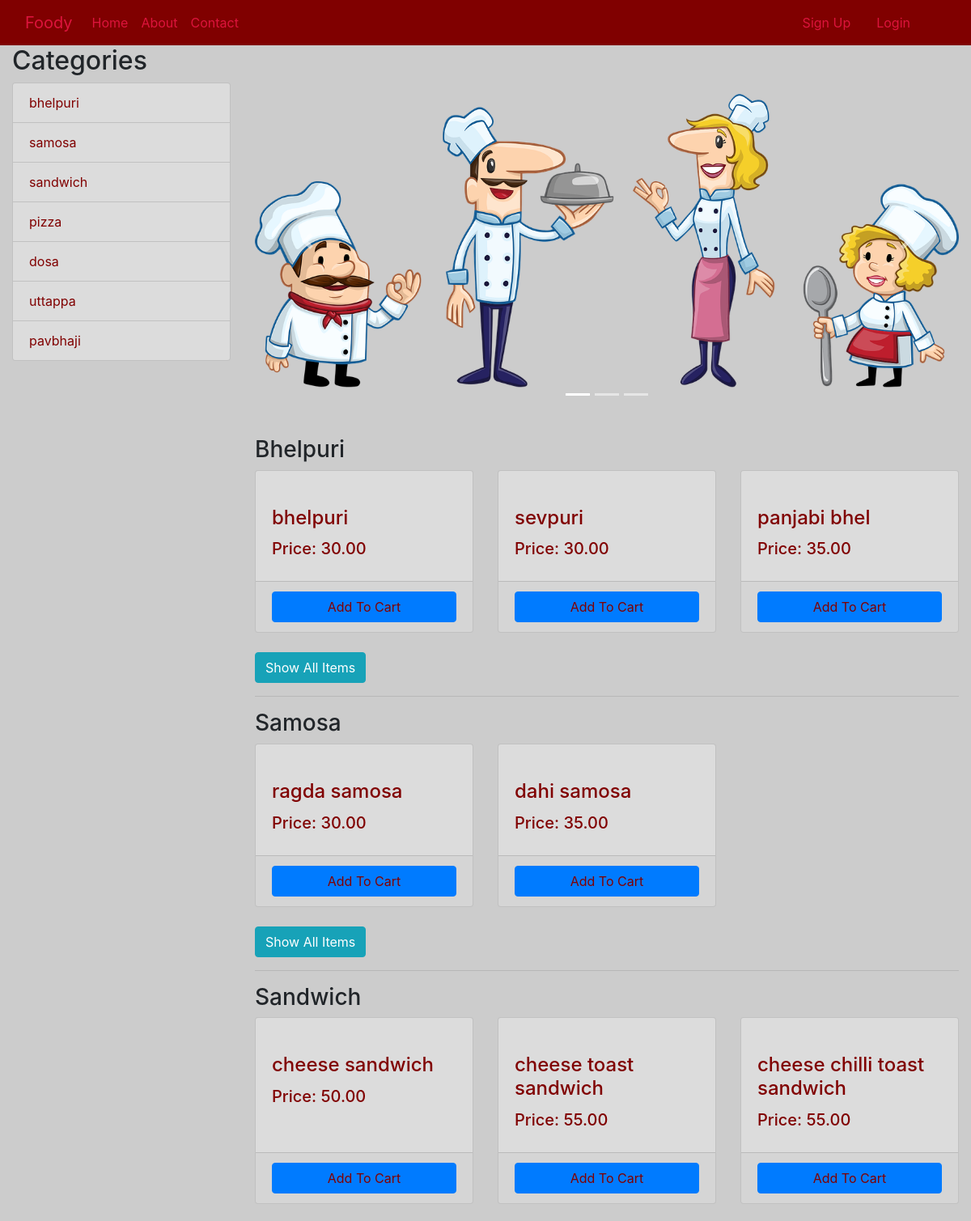
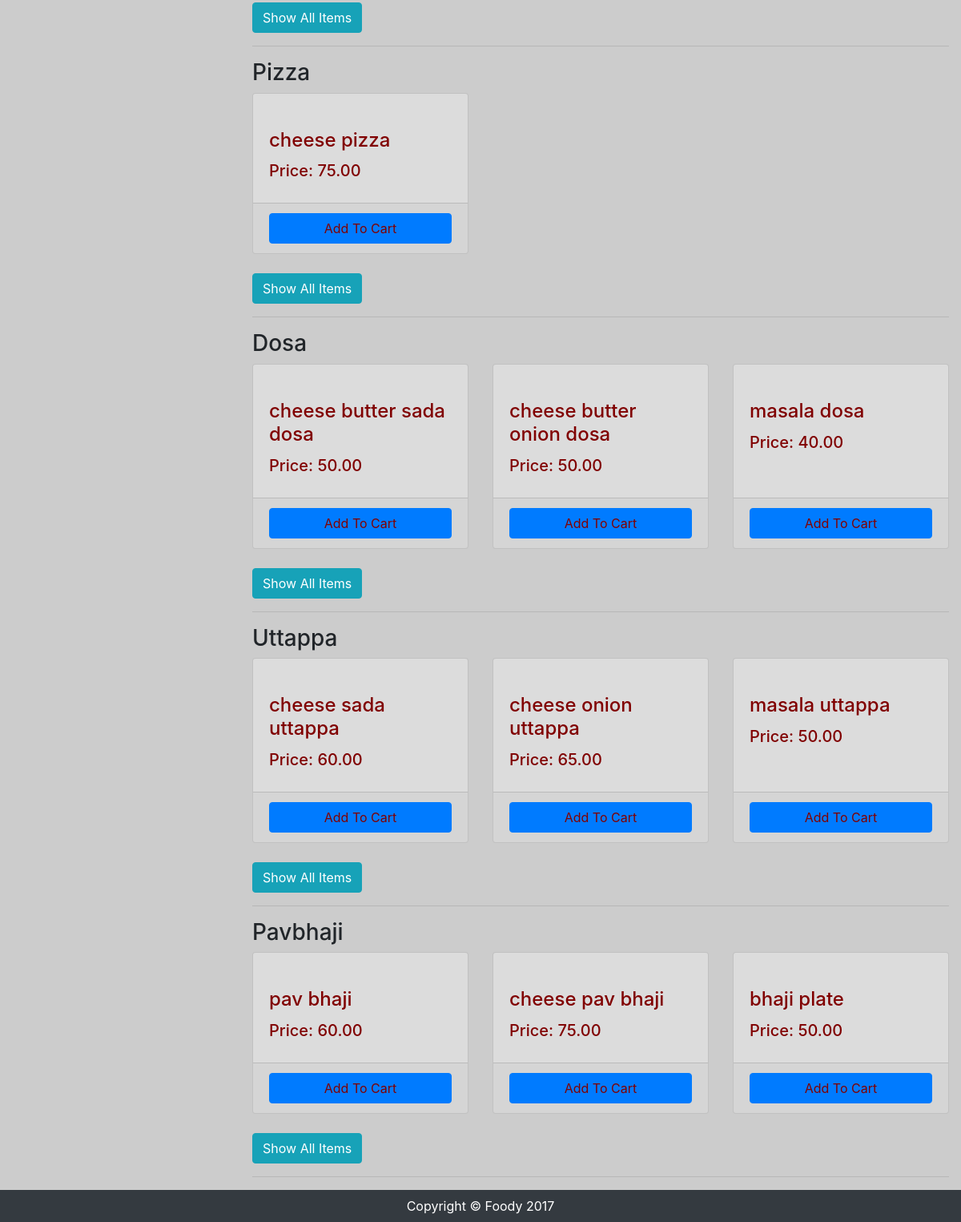
The page / on the database its author committed (2 pictures, top to bottom).
### tables this page shows
CREATE TABLE `category` (
  `cat_id` int(11) NOT NULL,
  `cat_name` varchar(55) NOT NULL
);

CREATE TABLE `items` (
  `item_id` int(11) NOT NULL,
  `item_name` varchar(55) NOT NULL,
  `item_img` varchar(22) NOT NULL,
  `item_category` varchar(55) NOT NULL,
  `item_price` decimal(7,2) NOT NULL
);

### index.php (the view, shortened to what this page needs)
 <?php include('includes/header.php'); ?>
<?php include('includes/navigation.php'); ?>
    <?php include('create_carts.php'); ?>
    <div class="container-fluid">
      <div class="row">
        <div class="col-md-3">
          <h2>Categories</h2>
          <div class="list-group">
            <?php
              $query = "SELECT * FROM category";
              $ret_cat = mysqli_query($con, $query);
              while($row = mysqli_fetch_array($ret_cat)) {
                $cat_title = $row['cat_name'];
                echo "<a style='background-color: #DCDCDC;color:#800000;' href='bycategory.php?source={$cat_title}' class='list-group-item'>{$cat_title}</a>";
              }
             ?>
          </div>
        </div>
        <div class="col-lg-9">
          <div id="carouselExampleIndicators" class="carousel slide my-4" data-ride="carousel">
            <ol class="carousel-indicators">
              <li data-target="#carouselExampleIndicators" data-slide-to="0" class="active"></li>
              <li data-target="#carouselExampleIndicators" data-slide-to="1"></li>
              <li data-target="#carouselExampleIndicators" data-slide-to="2"></li>
            </ol>
            <div class="carousel-inner" role="listbox">
              <div class="carousel-item active">
                <img class="d-block img-fluid" src="caro_images/chef.png" alt="First slide">
              </div>
            </div>
            <a class="carousel-control-prev" href="#carouselExampleIndicators" role="button" data-slide="prev">
              <span class="carousel-control-prev-icon" aria-hidden="true"></span>
            </a>
            <a class="carousel-control-next" href="#carouselExampleIndicators" role="button" data-slide="next">
              <span class="carousel-control-next-icon" aria-hidden="true"></span>
            </a>
          </div>
          <h3>Bhelpuri</h3>
          <div class="row">
            <?php
              $query = "SELECT * FROM items WHERE item_category = 'BHELPURI' LIMIT 3";
              $ret_item = mysqli_query($con, $query);
              while($row = mysqli_fetch_array($ret_item)) {
                $item_id = $row['item_id'];
                $item_name = $row['item_name'];
                $item_img = $row['item_img'];
                $item_price = $row['item_price'];
              ?>
                <div class="col-lg-4 col-md-6 mb-4">
              <div class="card h-100">
              <?php
                echo "<a href='#''><img class='card-img-top' src='admin/images/$item_img' alt=''></a>";
              ?>
                <div class="card-body">
                  <h4 class="card-title">
            <?php
                    echo "<a href='#'>$item_name</a>";
              ?>
                  </h4>
            <?php
                  echo "<h5>Price: $item_price</h5>";
              ?>
                </div>
                <div class="card-footer">
                  <?php
                    echo "<a href='index.php?item_id={$item_id}' class='btn btn-primary btn-block'>Add To Cart</a>";
                   ?>
                </div>
              </div>
            </div>
             <?php
              }
             ?>
          </div>
            <a class="btn btn-info" href="bycategory.php?source=bhelpuri">Show All Items</a>
            <hr>
            <h3>Samosa</h3>
            <div class="row">
            <?php
              $query = "SELECT * FROM items WHERE item_category = 'SAMOSA' LIMIT 3";
              $ret_item = mysqli_query($con, $query);
              while($row = mysqli_fetch_array($ret_item)) {
                $item_id = $row['item_id'];
                $item_name = $row['item_name'];
                $item_img = $row['item_img'];
                $item_price = $row['item_price'];
              ?>
                <div class="col-lg-4 col-md-6 mb-4">
              <div class="card h-100">
              <?php
                echo "<a href='#''><img class='card-img-top' src='admin/images/$item_img' alt=''></a>";
              ?>
                <div class="card-body">
                  <h4 class="card-title">
            <?php
                    echo "<a href='#'>$item_name</a>";
              ?>
                  </h4>
            <?php
                  echo "<h5>Price: $item_price</h5>";
              ?>
                </div>
                <div class="card-footer">
                  <?php
                    echo "<a href='index.php?item_id={$item_id}' class='btn btn-primary btn-block'>Add To Cart</a>";
                   ?>
                </div>
              </div>
            </div>
             <?php
              }
             ?>
          </div>
            <a class="btn btn-info" href="bycategory.php?source=samosa">Show All Items</a>
            <hr>
            <h3>Sandwich</h3>
            <div class="row">
            <?php
              $query = "SELECT * FROM items WHERE item_category = 'SANDWICH' LIMIT 3";
              $ret_item = mysqli_query($con, $query);
              while($row = mysqli_fetch_array($ret_item)) {
                $item_id = $row['item_id'];
                $item_name = $row['item_name'];
                $item_img = $row['item_img'];
                $item_price = $row['item_price'];
              ?>
                <div class="col-lg-4 col-md-6 mb-4">
              <div class="card h-100">
              <?php
                echo "<a href='#''><img class='card-img-top' src='admin/images/$item_img' alt=''></a>";
              ?>
                <div class="card-body">
                  <h4 class="card-title">
            <?php
                    echo "<a href='#'>$item_name</a>";
              ?>
                  </h4>
            <?php
                  echo "<h5>Price: $item_price</h5>";
              ?>
                </div>
                <div class="card-footer">
                  <?php
                    echo "<a href='index.php?item_id={$item_id}' class='btn btn-primary btn-block'>Add To Cart</a>";
                   ?>
                </div>
              </div>
            </div>
             <?php
              }
             ?>
          </div>
            <a class="btn btn-info" href="bycategory.php?source=sandwich">Show All Items</a>
            <hr>
            <h3>Pizza</h3>
            <div class="row">
            <?php
              $query = "SELECT * FROM items WHERE item_category = 'PIZZA' LIMIT 3";
              $ret_item = mysqli_query($con, $query);
              while($row = mysqli_fetch_array($ret_item)) {
                $item_id = $row['item_id'];
                $item_name = $row['item_name'];
                $item_img = $row['item_img'];
                $item_price = $row['item_price'];
              ?>
                <div class="col-lg-4 col-md-6 mb-4">
              <div class="card h-100">
              <?php
                echo "<a href='#''><img class='card-img-top' src='admin/images/$item_img' alt=''></a>";
              ?>
                <div class="card-body">
                  <h4 class="card-title">
            <?php
                    echo "<a href='#'>$item_name</a>";
              ?>
                  </h4>
            <?php
                  echo "<h5>Price: $item_price</h5>";
              ?>
                </div>
                <div class="card-footer">
                  <?php
                    echo "<a href='index.php?item_id={$item_id}' class='btn btn-primary btn-block'>Add To Cart</a>";
                   ?>
                </div>
              </div>
            </div>
             <?php
              }
             ?>
          </div>
            <a class="btn btn-info" href="bycategory.php?source=pizza">Show All Items</a>
            <hr>
            <h3>Dosa</h3>
            <div class="row">
            <?php
              $query = "SELECT * FROM items WHERE item_category = 'DOSA' LIMIT 3";
              $ret_item = mysqli_query($con, $query);
              while($row = mysqli_fetch_array($ret_item)) {
                $item_id = $row['item_id'];
                $item_name = $row['item_name'];
                $item_img = $row['item_img'];
                $item_price = $row['item_price'];
              ?>
                <div class="col-lg-4 col-md-6 mb-4">
              <div class="card h-100">
              <?php
                echo "<a href='#''><img class='card-img-top' src='admin/images/$item_img' alt=''></a>";
              ?>
                <div class="card-body">
                  <h4 class="card-title">
            <?php
                    echo "<a href='#'>$item_name</a>";
              ?>
                  </h4>
            <?php
                  echo "<h5>Price: $item_price</h5>";
              ?>
                </div>
                <div class="card-footer">
                  <?php
                    echo "<a href='index.php?item_id={$item_id}' class='btn btn-primary btn-block'>Add To Cart</a>";
                   ?>
                </div>
              </div>
            </div>
             <?php
              }
             ?>
          </div>
            <a class="btn btn-info" href="bycategory.php?source=dosa">Show All Items</a>
            <hr>
            <h3>Uttappa</h3>
            <div class="row">
            <?php
              $query = "SELECT * FROM items WHERE item_category = 'UTTAPPA' LIMIT 3";
              $ret_item = mysqli_query($con, $query);
              while($row = mysqli_fetch_array($ret_item)) {
                $item_id = $row['item_id'];
                $item_name = $row['item_name'];
                $item_img = $row['item_img'];
                $item_price = $row['item_price'];
              ?>
                <div class="col-lg-4 col-md-6 mb-4">
              <div class="card h-100">
              <?php
                echo "<a href='#''><img class='card-img-top' src='admin/images/$item_img' alt=''></a>";
              ?>
                <div class="card-body">
                  <h4 class="card-title">
            <?php
                    echo "<a href='#'>$item_name</a>";
              ?>
                  </h4>
            <?php
                  echo "<h5>Price: $item_price</h5>";
              ?>
                </div>
                <div class="card-footer">
                  <?php
                    echo "<a href='index.php?item_id={$item_id}' class='btn btn-primary btn-block'>Add To Cart</a>";
                   ?>
                </div>
              </div>
            </div>
             <?php
              }
             ?>
          </div>
            <a class="btn btn-info" href="bycategory.php?source=uttappa">Show All Items</a>
            <hr>
            <h3>Pavbhaji</h3>
            <div class="row">
            <?php
              $query = "SELECT * FROM items WHERE item_category = 'PAVBHAJI' LIMIT 3";
              $ret_item = mysqli_query($con, $query);
              while($row = mysqli_fetch_array($ret_item)) {
                $item_id = $row['item_id'];
                $item_name = $row['item_name'];
                $item_img = $row['item_img'];
                $item_price = $row['item_price'];
              ?>
                <div class="col-lg-4 col-md-6 mb-4">
              <div class="card h-100">
              <?php
                echo "<a href='#''><img class='card-img-top' src='admin/images/$item_img' alt=''></a>";
              ?>
                <div class="card-body">
                  <h4 class="card-title">
            <?php
                    echo "<a href='#'>$item_name</a>";
              ?>
                  </h4>
            <?php
                  echo "<h5>Price: $item_price</h5>";
              ?>
                </div>
                <div class="card-footer">
                  <?php
                    echo "<a href='index.php?item_id={$item_id}' class='btn btn-primary btn-block'>Add To Cart</a>";
                   ?>
                </div>
              </div>
            </div>
             <?php
              }
             ?>
          </div>
            <a class="btn btn-info" href="bycategory.php?source=pavbhaji">Show All Items</a>
            <hr>
        </div>
      </div>
    </div>
    <?php include('includes/footer.php'); ?>

### includes/header.php (shortened to what this page needs)
<!DOCTYPE html>
<html lang="en">
  <head>
    <link href="vendor/bootstrap/css/bootstrap.min.css" rel="stylesheet">
    <link href="admin/vendor/font-awesome/css/font-awesome.min.css" rel="stylesheet" type="text/css">
    <link href="css/shop-homepage.css" rel="stylesheet">
    <link href="css/style.css" rel="stylesheet">
  </head>
  <body>

### includes/navigation.php (shortened to what this page needs)
<nav class="navbar navbar-expand-lg bg-colors fixed-top">
  <div class="container-fluid">
    <a class="navbar-brand" href="index.php">Foody</a>
    <div class="collapse navbar-collapse" id="navbarResponsive">
      <ul class="nav navbar-nav ">
        <li class="nav-item active">
          <a class="nav-link" href="index.php">Home
          </a>
        </li>
        <li class="nav-item">
          <a class="nav-link" href="about.php">About</a>
        </li>
        <li class="nav-item">
          <a class="nav-link" href="contact.php">Contact</a>
        </li>
      </ul>
      	<ul class="nav navbar-nav ml-auto">
          <li class="nav-item"><a class="nav-link">
          </a></li>
    <li class="nav-item"><a href="custo_registration.php" class="nav-link">
      <?php
      if(isset($_SESSION['cname'])) {
          echo "<span style='display: none;'>Sign Up</span>";
      } else {
        echo "Sign Up";
      }
      ?>
    </a></li>
    <li class="nav-item"><a href="logout.php" class="nav-link">
     </a></li>
     <li class="nav-item"><a href="login.php" class="nav-link">
      <?php
      if(isset($_SESSION['cname'])) {
          echo "<span style='display: none;'>Login</span>";
      } else {
        echo "Login";
      }
      ?>
     </a></li>
     <li class="nav-item">
      <a href="carts.php" class="btn btn-default nav-link">
        <?php
        if(!isset($_SESSION['cname'])) {
          echo "<span style='display: none;' class='badge badge-light'>";
        }
         ?>
      </span></a>
     </li>
     <li class="nav-item">
      <a href="all_orders.php" class="btn btn-default nav-link">
        <?php
        if(!isset($_SESSION['cname'])) {
          echo "<span style='display: none;' class='badge badge-light'>";
        }
         ?>
      </span></a>
     </li>
  </ul>
    </div>
  </div>
</nav>

### includes/footer.php (shortened to what this page needs)
<footer class="py-2 bg-dark">
      <div class="container">
        <p class="m-0 text-center text-white">Copyright &copy; Foody 2017</p>
      </div>
    </footer>
  </body>
</html>

### css/shop-homepage.css (style rules this page uses)
body { padding-top: 54px; }
@media (min-width: 992px) { body { padding-top: 56px; } }

### css/style.css (style rules this page uses)
body { background: rgb(204,204,204); }

### includes/navigation.php (style rules this page uses)
.bg-colors { background-color: #800000; color: #DC143C; }
.bg-colors a { color: #DC143C; }
a { color: #DC143C; }

### index.php (style rules this page uses)
.card { background-color: #DCDCDC; }
.card { color: #800000; }
.card a { color: #800000; }

### rows shown on the page
category: cat_name "bhelpuri"
category: cat_name "samosa"
category: cat_name "sandwich"
category: cat_name "pizza"
category: cat_name "dosa"
category: cat_name "uttappa"
category: cat_name "pavbhaji"
items: item_name "bhelpuri", item_price "30.00"
items: item_name "sevpuri", item_price "30.00"
items: item_name "panjabi bhel", item_price "35.00"
items: item_name "ragda samosa", item_price "30.00"
items: item_name "dahi samosa", item_price "35.00"
items: item_name "cheese sandwich", item_price "50.00"
items: item_name "cheese toast sandwich", item_price "55.00"
items: item_name "cheese chilli toast sandwich", item_price "55.00"
items: item_name "cheese pizza", item_price "75.00"
items: item_name "cheese butter sada dosa", item_price "50.00"
items: item_name "cheese butter onion dosa", item_price "50.00"
items: item_name "masala dosa", item_price "40.00"
items: item_name "cheese sada uttappa", item_price "60.00"
items: item_name "cheese onion uttappa", item_price "65.00"
items: item_name "masala uttappa", item_price "50.00"
items: item_name "pav bhaji", item_price "60.00"
items: item_name "cheese pav bhaji", item_price "75.00"
items: item_name "bhaji plate", item_price "50.00"
